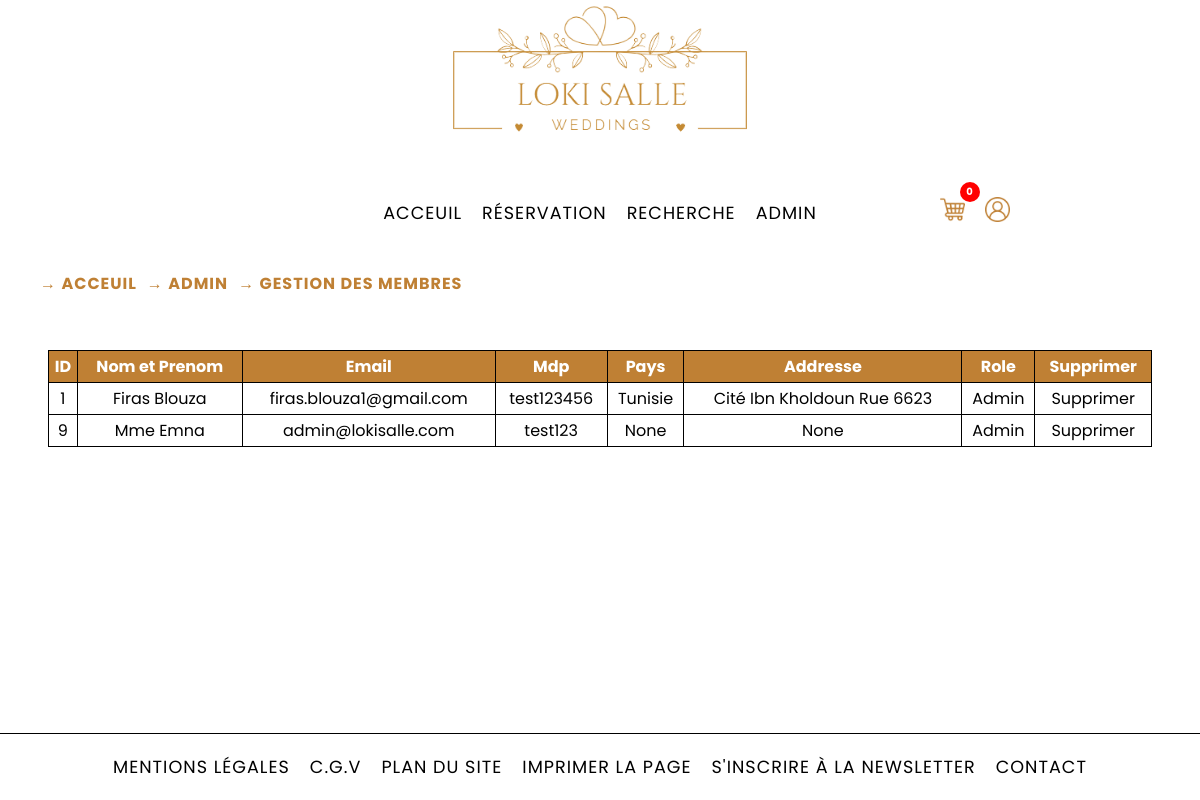
The app's page /pages/gestion_membres.php (signed in) with its own data.
### tables this page shows
CREATE TABLE `users` (
  `id_membre` int(6) NOT NULL,
  `name` varchar(255) NOT NULL,
  `email` varchar(255) NOT NULL,
  `password` varchar(255) NOT NULL,
  `pays` varchar(200) NOT NULL DEFAULT 'None',
  `addresse` varchar(200) NOT NULL DEFAULT 'None',
  `photo` varchar(200) NOT NULL DEFAULT 'avatar_default.jpg',
  `role` int(1) NOT NULL DEFAULT 1
);

### pages/gestion_membres.php (the view, shortened to what this page needs)
<?php
require_once('../config/config.php');
?>
<?php include_once('./templates/header.php'); ?>
<main id="gs-m-container">
    <table class="gs-membres-table" border="1">
        <tr>
            <th>ID</th>
            <th>Nom et Prenom</th>
            <th>Email</th>
            <th>Mdp</th>
            <th>Pays</th>
            <th>Addresse</th>
            <th>Role</th>
            <th>Supprimer</th>
        </tr>
        <?php
            $tableName = 'users';
            $query = 'SELECT * FROM '.$tableName;
            $getUsers = mysqli_query($link, $query);
            while ($user = mysqli_fetch_assoc($getUsers)) {
                echo '<tr>';
                echo '<td>'.$user['id_membre'].'</td>';
                echo '<td>'.$user['name'].'</td>';
                echo '<td>'.$user['email'].'</td>';
                echo '<td>'.$user['password'].'</td>';
                echo '<td>'.$user['pays'].'</td>';
                echo '<td>'.$user['addresse'].'</td>';
                echo '<td>'.($user['role'] == 2 ? 'Admin' : 'Utilisateur').'</td>';
                echo '<td><a href="'.$_SERVER['PHP_SELF'].'?id='.$user['id_membre'].'&action=delete">Supprimer</a></td>';
                echo '</tr>';
            }
        ?>
    </table>
</main>
<?php include_once('./templates/footer.php'); ?>

### css/style.css (style rules this page uses)
* { margin: 0; padding: 0; box-sizing: border-box; }
table { border-collapse: collapse; }
table th, table td { padding: 5px; }
html, body { font-family: 'Poppins', Helvetica, sans-serif; font-size: 1rem; overflow-x: hidden; }
body { display: flex; flex-direction: column; min-height: 100vh; }
#gs-m-container { padding: 2% 4% 2% 4%; display:flex; justify-content: center; flex-direction: column; }
.gs-membres-table { width: 100%; border-collapse: collapse; text-align: center; margin-top: 25px; border: 1px solid black; }
.gs-membres-table td, .gs-membres-table th { padding: 3px; }
.gs-membres-table td a { text-decoration: none; color: black; }
.gs-membres-table th { background-color: #BF8034; color: #fff; }

### records on screen
users: id_membre "1", name "Firas Blouza", email "firas.blouza1@gmail.com", password "test123456", pays "Tunisie", addresse "Cité Ibn Kholdoun Rue 6623", role "Admin"
users: id_membre "9", name "Mme Emna", email "admin@lokisalle.com", password "test123", pays "None", addresse "None", role "Admin"

### other values on screen
$cartItemCount "0"
$crumb['name'] "→ ACCEUIL"
$crumb['name'] "→ ADMIN"
$crumb['name'] "→ GESTION DES MEMBRES"
